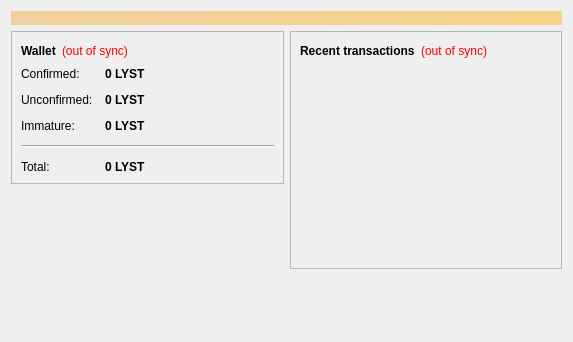
<?xml version="1.0" encoding="UTF-8"?>
<ui version="4.0">
 <class>OverviewPage</class>
 <widget class="QWidget" name="OverviewPage">
  <property name="geometry">
   <rect>
    <x>0</x>
    <y>0</y>
    <width>573</width>
    <height>342</height>
   </rect>
  </property>
  <property name="windowTitle">
   <string>Form</string>
  </property>
  <layout class="QVBoxLayout" name="topLayout">
   <item>
    <widget class="QLabel" name="labelAlerts">
     <property name="visible">
      <bool>false</bool>
     </property>
     <property name="styleSheet">
      <string notr="true">background-color: qlineargradient(x1: 0, y1: 0, x2: 1, y2: 0, stop:0 #F0D0A0, stop:1 #F8D488); color:#000000;</string>
     </property>
     <property name="wordWrap">
      <bool>true</bool>
     </property>
     <property name="margin">
      <number>3</number>
     </property>
    </widget>
   </item>
   <item>
    <layout class="QHBoxLayout" name="horizontalLayout" stretch="1,1">
     <item>
      <layout class="QVBoxLayout" name="verticalLayout_2">
       <item>
        <widget class="QFrame" name="frame">
         <property name="frameShape">
          <enum>QFrame::StyledPanel</enum>
         </property>
         <property name="frameShadow">
          <enum>QFrame::Raised</enum>
         </property>
         <layout class="QVBoxLayout" name="verticalLayout_4">
          <item>
           <layout class="QHBoxLayout" name="horizontalLayout_4">
            <item>
             <widget class="QLabel" name="label_5">
              <property name="font">
               <font>
                <weight>75</weight>
                <bold>true</bold>
               </font>
              </property>
              <property name="text">
               <string>Wallet</string>
              </property>
             </widget>
            </item>
            <item>
             <widget class="QLabel" name="labelWalletStatus">
              <property name="toolTip">
               <string>The displayed information may be out of date. Your wallet automatically synchronizes with the Lysterium network after a connection is established, but this process has not completed yet.</string>
              </property>
              <property name="styleSheet">
               <string notr="true">QLabel { color: red; }</string>
              </property>
              <property name="text">
               <string notr="true">(out of sync)</string>
              </property>
              <property name="alignment">
               <set>Qt::AlignLeading|Qt::AlignLeft|Qt::AlignVCenter</set>
              </property>
             </widget>
            </item>
            <item>
             <spacer name="horizontalSpacer_2">
              <property name="orientation">
               <enum>Qt::Horizontal</enum>
              </property>
              <property name="sizeHint" stdset="0">
               <size>
                <width>40</width>
                <height>20</height>
               </size>
              </property>
             </spacer>
            </item>
           </layout>
          </item>
          <item>
           <layout class="QFormLayout" name="formLayout_2">
            <property name="fieldGrowthPolicy">
             <enum>QFormLayout::AllNonFixedFieldsGrow</enum>
            </property>
            <property name="horizontalSpacing">
             <number>12</number>
            </property>
            <property name="verticalSpacing">
             <number>12</number>
            </property>
            <item row="0" column="0">
             <widget class="QLabel" name="label">
              <property name="text">
               <string>Confirmed:</string>
              </property>
             </widget>
            </item>
            <item row="0" column="1">
             <widget class="QLabel" name="labelBalance">
              <property name="font">
               <font>
                <weight>75</weight>
                <bold>true</bold>
               </font>
              </property>
              <property name="cursor">
               <cursorShape>IBeamCursor</cursorShape>
              </property>
              <property name="toolTip">
               <string>Your current spendable balance</string>
              </property>
              <property name="text">
               <string notr="true">0 LYST</string>
              </property>
              <property name="textInteractionFlags">
               <set>Qt::LinksAccessibleByMouse|Qt::TextSelectableByKeyboard|Qt::TextSelectableByMouse</set>
              </property>
             </widget>
            </item>
            <item row="1" column="0">
             <widget class="QLabel" name="label_3">
              <property name="text">
               <string>Unconfirmed:</string>
              </property>
             </widget>
            </item>
            <item row="1" column="1">
             <widget class="QLabel" name="labelUnconfirmed">
              <property name="font">
               <font>
                <weight>75</weight>
                <bold>true</bold>
               </font>
              </property>
              <property name="cursor">
               <cursorShape>IBeamCursor</cursorShape>
              </property>
              <property name="toolTip">
               <string>Total of transactions that have yet to be confirmed, and do not yet count toward the spendable balance</string>
              </property>
              <property name="text">
               <string notr="true">0 LYST</string>
              </property>
              <property name="textInteractionFlags">
               <set>Qt::LinksAccessibleByMouse|Qt::TextSelectableByKeyboard|Qt::TextSelectableByMouse</set>
              </property>
             </widget>
            </item>
            <item row="2" column="0">
             <widget class="QLabel" name="labelImmatureText">
              <property name="text">
               <string>Immature:</string>
              </property>
             </widget>
            </item>
            <item row="2" column="1">
             <widget class="QLabel" name="labelImmature">
              <property name="font">
               <font>
                <weight>75</weight>
                <bold>true</bold>
               </font>
              </property>
              <property name="toolTip">
               <string>Mined balance that has not yet matured</string>
              </property>
              <property name="text">
               <string notr="true">0 LYST</string>
              </property>
              <property name="textInteractionFlags">
               <set>Qt::LinksAccessibleByMouse|Qt::TextSelectableByKeyboard|Qt::TextSelectableByMouse</set>
              </property>
             </widget>
            </item>
            <item row="4" column="0">
             <widget class="QLabel" name="labelTotalText">
              <property name="text">
               <string>Total:</string>
              </property>
             </widget>
            </item>
            <item row="4" column="1">
             <widget class="QLabel" name="labelTotal">
              <property name="font">
               <font>
                <weight>75</weight>
                <bold>true</bold>
               </font>
              </property>
              <property name="cursor">
               <cursorShape>IBeamCursor</cursorShape>
              </property>
              <property name="toolTip">
               <string>Your current total balance</string>
              </property>
              <property name="text">
               <string notr="true">0 LYST</string>
              </property>
              <property name="textInteractionFlags">
               <set>Qt::LinksAccessibleByMouse|Qt::TextSelectableByKeyboard|Qt::TextSelectableByMouse</set>
              </property>
             </widget>
            </item>
            <item row="3" column="0" colspan="2">
             <widget class="Line" name="line">
              <property name="orientation">
               <enum>Qt::Horizontal</enum>
              </property>
             </widget>
            </item>
           </layout>
          </item>
         </layout>
        </widget>
       </item>
       <item>
        <spacer name="verticalSpacer">
         <property name="orientation">
          <enum>Qt::Vertical</enum>
         </property>
         <property name="sizeHint" stdset="0">
          <size>
           <width>20</width>
           <height>40</height>
          </size>
         </property>
        </spacer>
       </item>
      </layout>
     </item>
     <item>
      <layout class="QVBoxLayout" name="verticalLayout_3">
       <item>
        <widget class="QFrame" name="frame_2">
         <property name="frameShape">
          <enum>QFrame::StyledPanel</enum>
         </property>
         <property name="frameShadow">
          <enum>QFrame::Raised</enum>
         </property>
         <layout class="QVBoxLayout" name="verticalLayout">
          <item>
           <layout class="QHBoxLayout" name="horizontalLayout_2">
            <item>
             <widget class="QLabel" name="label_4">
              <property name="text">
               <string>&lt;b&gt;Recent transactions&lt;/b&gt;</string>
              </property>
             </widget>
            </item>
            <item>
             <widget class="QLabel" name="labelTransactionsStatus">
              <property name="toolTip">
               <string>The displayed information may be out of date. Your wallet automatically synchronizes with the Lysterium network after a connection is established, but this process has not completed yet.</string>
              </property>
              <property name="styleSheet">
               <string notr="true">QLabel { color: red; }</string>
              </property>
              <property name="text">
               <string notr="true">(out of sync)</string>
              </property>
              <property name="alignment">
               <set>Qt::AlignRight|Qt::AlignTrailing|Qt::AlignVCenter</set>
              </property>
             </widget>
            </item>
            <item>
             <spacer name="horizontalSpacer">
              <property name="orientation">
               <enum>Qt::Horizontal</enum>
              </property>
              <property name="sizeHint" stdset="0">
               <size>
                <width>40</width>
                <height>20</height>
               </size>
              </property>
             </spacer>
            </item>
           </layout>
          </item>
          <item>
           <widget class="QListView" name="listTransactions">
            <property name="styleSheet">
             <string notr="true">QListView { background: transparent; }</string>
            </property>
            <property name="frameShape">
             <enum>QFrame::NoFrame</enum>
            </property>
            <property name="verticalScrollBarPolicy">
             <enum>Qt::ScrollBarAlwaysOff</enum>
            </property>
            <property name="horizontalScrollBarPolicy">
             <enum>Qt::ScrollBarAlwaysOff</enum>
            </property>
            <property name="selectionMode">
             <enum>QAbstractItemView::NoSelection</enum>
            </property>
           </widget>
          </item>
         </layout>
        </widget>
       </item>
       <item>
        <spacer name="verticalSpacer_2">
         <property name="orientation">
          <enum>Qt::Vertical</enum>
         </property>
         <property name="sizeHint" stdset="0">
          <size>
           <width>20</width>
           <height>40</height>
          </size>
         </property>
        </spacer>
       </item>
      </layout>
     </item>
    </layout>
   </item>
  </layout>
 </widget>
 <resources/>
 <connections/>
</ui>
